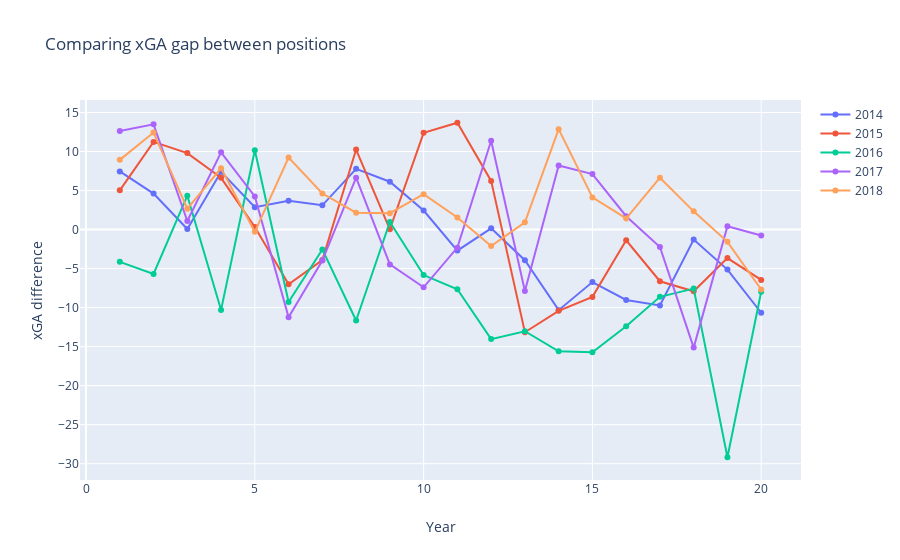

Notebook cell for this chart:
### Code cell
trace0 = go.Scatter(
    x = laliga['position'][laliga['year'] == 2014], 
    y = laliga['xGA_diff'][laliga['year'] == 2014],
    name = '2014',
    mode = 'lines+markers'
)

trace1 = go.Scatter(
    x = laliga['position'][laliga['year'] == 2015], 
    y = laliga['xGA_diff'][laliga['year'] == 2015],
    name='2015',
    mode = 'lines+markers'
)

trace2 = go.Scatter(
    x = laliga['position'][laliga['year'] == 2016], 
    y = laliga['xGA_diff'][laliga['year'] == 2016],
    name='2016',
    mode = 'lines+markers'
)

trace3 = go.Scatter(
    x = laliga['position'][laliga['year'] == 2017], 
    y = laliga['xGA_diff'][laliga['year'] == 2017],
    name='2017',
    mode = 'lines+markers'
)

trace4 = go.Scatter(
    x = laliga['position'][laliga['year'] == 2018], 
    y = laliga['xGA_diff'][laliga['year'] == 2018],
    name='2018',
    mode = 'lines+markers'
)

data = [trace0, trace1, trace2, trace3, trace4]

layout = go.Layout(
    title="Comparing xGA gap between positions",
    xaxis={'title': 'Year'},
    yaxis={'title': "xGA difference",
    }
)

fig = go.Figure(data=data, layout=layout)
py.iplot(fig)

### Figure 1 — Plotly figure (JSON) as saved in the notebook; plotly's stock layout.template omitted (floating-point values rounded to 4 significant figures)
{"data": [{"mode": "lines+markers", "name": "2014", "type": "scatter", "x": [1, 2, 3, 4, 5, 6, 7, 8, 9, 10, 11, 12, 13, 14, 15, 16, 17, 18, 19, 20], "y": [7.444, 4.607, 0.06911, 7.393, 2.863, 3.702, 3.107, 7.777, 6.131, 2.433, -2.696, 0.1581, -3.928, -10.33, -6.73, -9.021, -9.716, -1.282, -5.133, -10.66]}, {"mode": "lines+markers", "name": "2015", "type": "scatter", "x": [1, 2, 3, 4, 5, 6, 7, 8, 9, 10, 11, 12, 13, 14, 15, 16, 17, 18, 19, 20], "y": [5.029, 11.23, 9.797, 6.631, 0.3262, -7.018, -3.912, 10.25, 0.03651, 12.39, 13.69, 6.237, -13.16, -10.42, -8.626, -1.383, -6.625, -7.911, -3.651, -6.455]}, {"mode": "lines+markers", "name": "2016", "type": "scatter", "x": [1, 2, 3, 4, 5, 6, 7, 8, 9, 10, 11, 12, 13, 14, 15, 16, 17, 18, 19, 20], "y": [-4.137, -5.684, 4.336, -10.3, 10.16, -9.287, -2.545, -11.65, 0.9689, -5.83, -7.652, -14.04, -13.02, -15.61, -15.73, -12.4, -8.614, -7.568, -29.18, -7.975]}, {"mode": "lines+markers", "name": "2017", "type": "scatter", "x": [1, 2, 3, 4, 5, 6, 7, 8, 9, 10, 11, 12, 13, 14, 15, 16, 17, 18, 19, 20], "y": [12.62, 13.48, 1.098, 9.89, 4.237, -11.24, -3.967, 6.648, -4.468, -7.396, -2.316, 11.37, -7.869, 8.201, 7.116, 1.708, -2.235, -15.13, 0.4294, -0.7636]}, {"mode": "lines+markers", "name": "2018", "type": "scatter", "x": [1, 2, 3, 4, 5, 6, 7, 8, 9, 10, 11, 12, 13, 14, 15, 16, 17, 18, 19, 20], "y": [8.931, 12.43, 2.676, 7.854, -0.2893, 9.226, 4.616, 2.159, 2.094, 4.532, 1.545, -2.116, 0.9366, 12.86, 4.118, 1.429, 6.647, 2.334, -1.575, -7.682]}], "layout": {"title": {"text": "Comparing xGA gap between positions"}, "xaxis": {"title": {"text": "Year"}}, "yaxis": {"title": {"text": "xGA difference"}}}}
